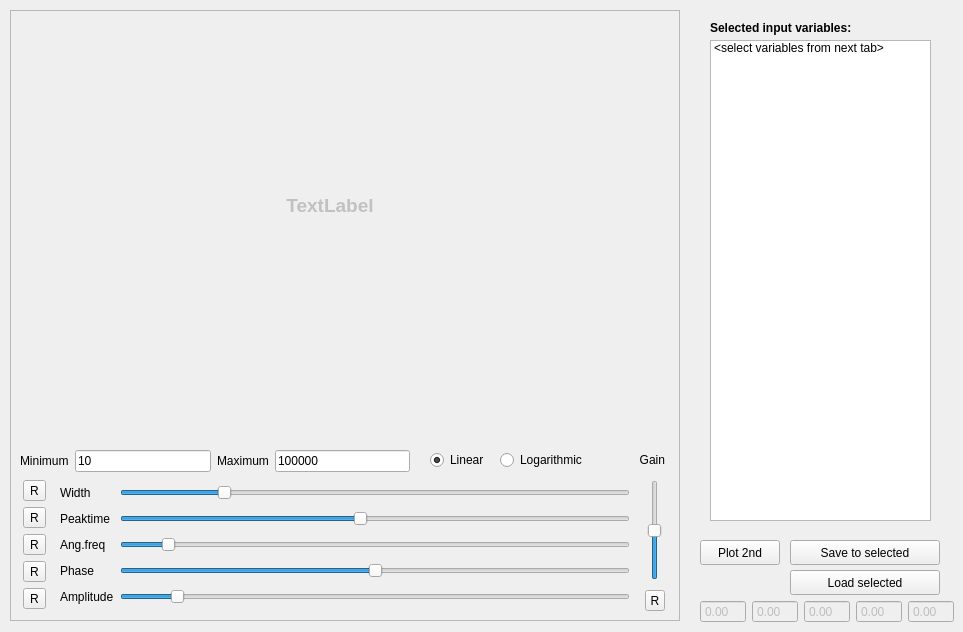
     <widget class="QWidget" name="tab_4">
      <attribute name="title">
       <string>Function creator</string>
      </attribute>
      <widget class="QFrame" name="PLOTHERE">
       <property name="geometry">
        <rect>
         <x>10</x>
         <y>10</y>
         <width>670</width>
         <height>611</height>
        </rect>
       </property>
       <property name="frameShape">
        <enum>QFrame::StyledPanel</enum>
       </property>
       <property name="frameShadow">
        <enum>QFrame::Raised</enum>
       </property>
       <widget class="PlotWidget" name="PLOT" native="true">
        <property name="geometry">
         <rect>
          <x>10</x>
          <y>10</y>
          <width>650</width>
          <height>420</height>
         </rect>
        </property>
       </widget>
       <widget class="QRadioButton" name="fLin">
        <property name="geometry">
         <rect>
          <x>420</x>
          <y>440</y>
          <width>61</width>
          <height>20</height>
         </rect>
        </property>
        <property name="text">
         <string>Linear</string>
        </property>
        <property name="checked">
         <bool>true</bool>
        </property>
       </widget>
       <widget class="QRadioButton" name="fLog">
        <property name="geometry">
         <rect>
          <x>490</x>
          <y>440</y>
          <width>101</width>
          <height>20</height>
         </rect>
        </property>
        <property name="text">
         <string>Logarithmic</string>
        </property>
       </widget>
       <widget class="QWidget" name="layoutWidget">
        <property name="geometry">
         <rect>
          <x>50</x>
          <y>470</y>
          <width>570</width>
          <height>130</height>
         </rect>
        </property>
        <layout class="QGridLayout" name="gridLayout">
         <item row="2" column="0">
          <widget class="QLabel" name="label_55">
           <property name="text">
            <string>Ang.freq</string>
           </property>
          </widget>
         </item>
         <item row="2" column="1">
          <widget class="QSlider" name="fFreq">
           <property name="minimum">
            <number>-20</number>
           </property>
           <property name="maximum">
            <number>220</number>
           </property>
           <property name="orientation">
            <enum>Qt::Horizontal</enum>
           </property>
           <property name="tickPosition">
            <enum>QSlider::NoTicks</enum>
           </property>
          </widget>
         </item>
         <item row="1" column="0">
          <widget class="QLabel" name="label_34">
           <property name="text">
            <string>Peaktime</string>
           </property>
          </widget>
         </item>
         <item row="1" column="1">
          <widget class="QSlider" name="fPeak">
           <property name="minimum">
            <number>-10</number>
           </property>
           <property name="maximum">
            <number>190</number>
           </property>
           <property name="value">
            <number>84</number>
           </property>
           <property name="sliderPosition">
            <number>84</number>
           </property>
           <property name="orientation">
            <enum>Qt::Horizontal</enum>
           </property>
           <property name="tickPosition">
            <enum>QSlider::NoTicks</enum>
           </property>
          </widget>
         </item>
         <item row="4" column="1">
          <widget class="QSlider" name="fAmp">
           <property name="maximum">
            <number>200</number>
           </property>
           <property name="value">
            <number>20</number>
           </property>
           <property name="orientation">
            <enum>Qt::Horizontal</enum>
           </property>
           <property name="tickPosition">
            <enum>QSlider::NoTicks</enum>
           </property>
          </widget>
         </item>
         <item row="0" column="1">
          <widget class="QSlider" name="fWidth">
           <property name="maximum">
            <number>200</number>
           </property>
           <property name="value">
            <number>39</number>
           </property>
           <property name="orientation">
            <enum>Qt::Horizontal</enum>
           </property>
           <property name="invertedAppearance">
            <bool>false</bool>
           </property>
           <property name="invertedControls">
            <bool>false</bool>
           </property>
           <property name="tickPosition">
            <enum>QSlider::NoTicks</enum>
           </property>
           <property name="tickInterval">
            <number>1</number>
           </property>
          </widget>
         </item>
         <item row="4" column="0">
          <widget class="QLabel" name="label_57">
           <property name="text">
            <string>Amplitude</string>
           </property>
          </widget>
         </item>
         <item row="3" column="0">
          <widget class="QLabel" name="label_56">
           <property name="text">
            <string>Phase</string>
           </property>
          </widget>
         </item>
         <item row="0" column="0">
          <widget class="QLabel" name="label">
           <property name="text">
            <string>Width</string>
           </property>
          </widget>
         </item>
         <item row="3" column="1">
          <widget class="QSlider" name="fPhase">
           <property name="minimum">
            <number>-100</number>
           </property>
           <property name="maximum">
            <number>100</number>
           </property>
           <property name="orientation">
            <enum>Qt::Horizontal</enum>
           </property>
           <property name="tickPosition">
            <enum>QSlider::NoTicks</enum>
           </property>
          </widget>
         </item>
        </layout>
       </widget>
       <widget class="QWidget" name="layoutWidget">
        <property name="geometry">
         <rect>
          <x>10</x>
          <y>440</y>
          <width>390</width>
          <height>23</height>
         </rect>
        </property>
        <layout class="QGridLayout" name="gridLayout_10">
         <item row="0" column="0">
          <widget class="QLabel" name="label_58">
           <property name="text">
            <string>Minimum</string>
           </property>
          </widget>
         </item>
         <item row="0" column="1">
          <widget class="QLineEdit" name="fMin">
           <property name="text">
            <string>10</string>
           </property>
          </widget>
         </item>
         <item row="0" column="2">
          <widget class="QLabel" name="label_59">
           <property name="text">
            <string>Maximum</string>
           </property>
          </widget>
         </item>
         <item row="0" column="3">
          <widget class="QLineEdit" name="fMax">
           <property name="text">
            <string>100000</string>
           </property>
          </widget>
         </item>
        </layout>
       </widget>
       <widget class="QSlider" name="gain">
        <property name="geometry">
         <rect>
          <x>635</x>
          <y>470</y>
          <width>20</width>
          <height>100</height>
         </rect>
        </property>
        <property name="minimum">
         <number>1</number>
        </property>
        <property name="maximum">
         <number>100</number>
        </property>
        <property name="value">
         <number>50</number>
        </property>
        <property name="orientation">
         <enum>Qt::Vertical</enum>
        </property>
        <property name="invertedAppearance">
         <bool>false</bool>
        </property>
        <property name="invertedControls">
         <bool>false</bool>
        </property>
       </widget>
       <widget class="QToolButton" name="resG">
        <property name="geometry">
         <rect>
          <x>635</x>
          <y>580</y>
          <width>20</width>
          <height>21</height>
         </rect>
        </property>
        <property name="text">
         <string>R</string>
        </property>
       </widget>
       <widget class="QLabel" name="label_3">
        <property name="geometry">
         <rect>
          <x>615</x>
          <y>440</y>
          <width>40</width>
          <height>20</height>
         </rect>
        </property>
        <property name="text">
         <string>Gain</string>
        </property>
        <property name="alignment">
         <set>Qt::AlignRight|Qt::AlignTrailing|Qt::AlignVCenter</set>
        </property>
       </widget>
       <widget class="QWidget" name="layoutWidget">
        <property name="geometry">
         <rect>
          <x>10</x>
          <y>470</y>
          <width>30</width>
          <height>131</height>
         </rect>
        </property>
        <layout class="QGridLayout" name="gridLayout_14">
         <item row="0" column="0">
          <widget class="QToolButton" name="resW">
           <property name="text">
            <string>R</string>
           </property>
          </widget>
         </item>
         <item row="1" column="0">
          <widget class="QToolButton" name="resP">
           <property name="text">
            <string>R</string>
           </property>
          </widget>
         </item>
         <item row="2" column="0">
          <widget class="QToolButton" name="resA">
           <property name="text">
            <string>R</string>
           </property>
          </widget>
         </item>
         <item row="3" column="0">
          <widget class="QToolButton" name="resPh">
           <property name="text">
            <string>R</string>
           </property>
          </widget>
         </item>
         <item row="4" column="0">
          <widget class="QToolButton" name="resAm">
           <property name="text">
            <string>R</string>
           </property>
          </widget>
         </item>
        </layout>
       </widget>
      </widget>
      <widget class="QFrame" name="frame_3">
       <property name="geometry">
        <rect>
         <x>700</x>
         <y>10</y>
         <width>241</width>
         <height>521</height>
        </rect>
       </property>
       <property name="frameShape">
        <enum>QFrame::NoFrame</enum>
       </property>
       <property name="frameShadow">
        <enum>QFrame::Raised</enum>
       </property>
       <widget class="QListWidget" name="names_sel_2">
        <property name="geometry">
         <rect>
          <x>10</x>
          <y>30</y>
          <width>221</width>
          <height>481</height>
         </rect>
        </property>
        <property name="verticalScrollBarPolicy">
         <enum>Qt::ScrollBarAsNeeded</enum>
        </property>
        <property name="selectionMode">
         <enum>QAbstractItemView::SingleSelection</enum>
        </property>
        <property name="batchSize">
         <number>100</number>
        </property>
        <item>
         <property name="text">
          <string>&lt;select variables from next tab&gt;</string>
         </property>
        </item>
       </widget>
       <widget class="QLabel" name="label_40">
        <property name="geometry">
         <rect>
          <x>10</x>
          <y>10</y>
          <width>210</width>
          <height>16</height>
         </rect>
        </property>
        <property name="font">
         <font>
          <weight>75</weight>
          <bold>true</bold>
          <underline>false</underline>
         </font>
        </property>
        <property name="text">
         <string>Selected input variables:</string>
        </property>
       </widget>
      </widget>
      <widget class="QPushButton" name="saveParams">
       <property name="geometry">
        <rect>
         <x>790</x>
         <y>540</y>
         <width>150</width>
         <height>25</height>
        </rect>
       </property>
       <property name="text">
        <string>Save to selected</string>
       </property>
      </widget>
      <widget class="QWidget" name="layoutWidget">
       <property name="enabled">
        <bool>false</bool>
       </property>
       <property name="geometry">
        <rect>
         <x>700</x>
         <y>600</y>
         <width>254</width>
         <height>23</height>
        </rect>
       </property>
       <layout class="QHBoxLayout" name="horizontalLayout">
        <item>
         <widget class="QDoubleSpinBox" name="monW">
          <property name="enabled">
           <bool>false</bool>
          </property>
          <property name="buttonSymbols">
           <enum>QAbstractSpinBox::NoButtons</enum>
          </property>
          <property name="suffix">
           <string/>
          </property>
          <property name="minimum">
           <double>-99.000000000000000</double>
          </property>
         </widget>
        </item>
        <item>
         <widget class="QDoubleSpinBox" name="monP">
          <property name="enabled">
           <bool>false</bool>
          </property>
          <property name="buttonSymbols">
           <enum>QAbstractSpinBox::NoButtons</enum>
          </property>
          <property name="minimum">
           <double>-99.000000000000000</double>
          </property>
         </widget>
        </item>
        <item>
         <widget class="QDoubleSpinBox" name="monA">
          <property name="enabled">
           <bool>false</bool>
          </property>
          <property name="buttonSymbols">
           <enum>QAbstractSpinBox::NoButtons</enum>
          </property>
          <property name="minimum">
           <double>-9.900000000000000</double>
          </property>
         </widget>
        </item>
        <item>
         <widget class="QDoubleSpinBox" name="monPh">
          <property name="enabled">
           <bool>false</bool>
          </property>
          <property name="buttonSymbols">
           <enum>QAbstractSpinBox::NoButtons</enum>
          </property>
          <property name="minimum">
           <double>-9.900000000000000</double>
          </property>
         </widget>
        </item>
        <item>
         <widget class="QDoubleSpinBox" name="monAm">
          <property name="enabled">
           <bool>false</bool>
          </property>
          <property name="buttonSymbols">
           <enum>QAbstractSpinBox::NoButtons</enum>
          </property>
         </widget>
        </item>
       </layout>
      </widget>
      <widget class="QPushButton" name="plotTo">
       <property name="geometry">
        <rect>
         <x>700</x>
         <y>540</y>
         <width>80</width>
         <height>25</height>
        </rect>
       </property>
       <property name="text">
        <string>Plot 2nd</string>
       </property>
       <property name="checkable">
        <bool>true</bool>
       </property>
      </widget>
      <widget class="QPushButton" name="loadParams">
       <property name="geometry">
        <rect>
         <x>790</x>
         <y>570</y>
         <width>150</width>
         <height>25</height>
        </rect>
       </property>
       <property name="text">
        <string>Load selected</string>
       </property>
      </widget>
      <widget class="QLabel" name="confirm">
       <property name="geometry">
        <rect>
         <x>110</x>
         <y>170</y>
         <width>440</width>
         <height>70</height>
        </rect>
       </property>
       <property name="palette">
        <palette>
         <active>
          <colorrole role="WindowText">
           <brush brushstyle="SolidPattern">
            <color alpha="255">
             <red>193</red>
             <green>193</green>
             <blue>193</blue>
            </color>
           </brush>
          </colorrole>
          <colorrole role="Text">
           <brush brushstyle="SolidPattern">
            <color alpha="255">
             <red>0</red>
             <green>85</green>
             <blue>0</blue>
            </color>
           </brush>
          </colorrole>
          <colorrole role="ButtonText">
           <brush brushstyle="SolidPattern">
            <color alpha="255">
             <red>0</red>
             <green>0</green>
             <blue>0</blue>
            </color>
           </brush>
          </colorrole>
         </active>
         <inactive>
          <colorrole role="WindowText">
           <brush brushstyle="SolidPattern">
            <color alpha="255">
             <red>193</red>
             <green>193</green>
             <blue>193</blue>
            </color>
           </brush>
          </colorrole>
          <colorrole role="Text">
           <brush brushstyle="SolidPattern">
            <color alpha="255">
             <red>0</red>
             <green>85</green>
             <blue>0</blue>
            </color>
           </brush>
          </colorrole>
          <colorrole role="ButtonText">
           <brush brushstyle="SolidPattern">
            <color alpha="255">
             <red>0</red>
             <green>0</green>
             <blue>0</blue>
            </color>
           </brush>
          </colorrole>
         </inactive>
         <disabled>
          <colorrole role="WindowText">
           <brush brushstyle="SolidPattern">
            <color alpha="255">
             <red>136</red>
             <green>136</green>
             <blue>136</blue>
            </color>
           </brush>
          </colorrole>
          <colorrole role="Text">
           <brush brushstyle="SolidPattern">
            <color alpha="255">
             <red>136</red>
             <green>136</green>
             <blue>136</blue>
            </color>
           </brush>
          </colorrole>
          <colorrole role="ButtonText">
           <brush brushstyle="SolidPattern">
            <color alpha="255">
             <red>136</red>
             <green>136</green>
             <blue>136</blue>
            </color>
           </brush>
          </colorrole>
         </disabled>
        </palette>
       </property>
       <property name="font">
        <font>
         <pointsize>14</pointsize>
         <weight>75</weight>
         <bold>true</bold>
        </font>
       </property>
       <property name="text">
        <string>TextLabel</string>
       </property>
       <property name="alignment">
        <set>Qt::AlignCenter</set>
       </property>
      </widget>
     </widget>
